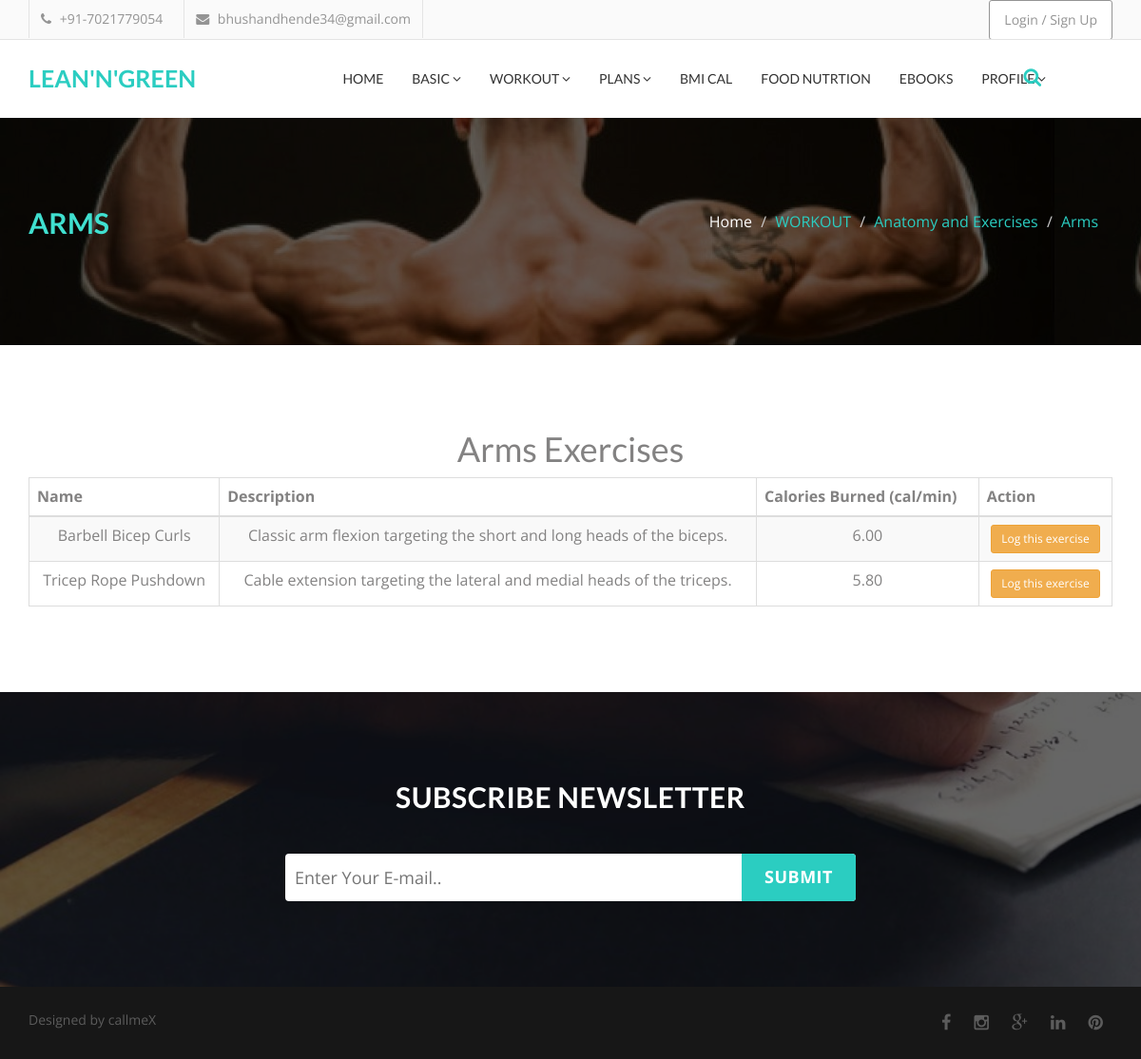
Page /Arms.php on the committed database.
### tables this page shows
CREATE TABLE `exercises` (
  `id` INT(11) NOT NULL AUTO_INCREMENT,
  `name` VARCHAR(150) NOT NULL,
  `muscle_group` VARCHAR(50) NOT NULL,
  `description` TEXT,
  `avg_calories_burned_per_min` DECIMAL(5,2) DEFAULT 8.00,
  PRIMARY KEY (`id`)
);

### Arms.php (the view, shortened to what this page needs)
<!DOCTYPE html>
<html lang="en">
  <head>
    <link href="assets/css/font-awesome.css" rel="stylesheet">
    <link href="assets/css/bootstrap.css" rel="stylesheet">
    <link rel="stylesheet" type="text/css" href="assets/css/slick.css"/>
    <link rel="stylesheet" href="assets/css/jquery.fancybox.css" type="text/css" media="screen" />
    <link rel="stylesheet" type="text/css" href="assets/css/animate.css"/>
    <link rel="stylesheet" type="text/css" href="assets/css/bootstrap-progressbar-3.3.4.css"/>
    <link id="switcher" href="assets/css/theme-color/default-theme.css" rel="stylesheet">
    <link href="style.css" rel="stylesheet">
  </head>
  <body>
  <?php
  include('nav.php');
  ?>
  <section id="single-page-header4">
    <div class="overlay">
      <div class="container">
        <div class="row">
          <div class="col-md-6 col-sm-6 col-xs-12">
            <div class="single-page-header-left">
              <h2>Arms</h2>
            </div>
          </div>
          <div class="col-md-6 col-sm-6 col-xs-12">
            <div class="single-page-header-right">
              <ol class="breadcrumb">
                <li><a href="#">Home</a></li>
                <li class="active">WORKOUT</li>
                <li class="active">Anatomy and Exercises</li>
                <li class="active">Arms</li>
              </ol>
            </div>
          </div>
        </div>
      </div>
    </div>
  </section>
  <section id="error">
    <div class="container">
      <div class="row">
        <div class="col-md-12">
          <div class="errror-page-area">
            <div class="error-content">
              <?php
              include('db.php');
                $query = "SELECT * FROM exercises WHERE muscle_group = 'Arms' ORDER BY name";
                $stmt = $pdo->prepare($query);
                $stmt->execute();
                $exercises = $stmt->fetchAll(PDO::FETCH_ASSOC);
                ?>
                <h1>Arms Exercises</h1>
                <div class="table-responsive">
                <table class="table table-bordered table-striped">
                  <thead>
                  <tr>
                    <th>Name</th>
                    <th>Description</th>
                    <th>Calories Burned (cal/min)</th>
                    <th>Action</th>
                  </tr>
                  </thead>
                  <tbody>
                  <?php foreach ($exercises as $exercise): ?>
                    <tr>
                      <td><?= htmlspecialchars($exercise['name']) ?></td>
                      <td><?= htmlspecialchars($exercise['description']) ?></td>
                      <td><?= htmlspecialchars($exercise['avg_calories_burned_per_min']) ?></td>
                      <td>
                        <?php
                          if (isset($_SESSION['id'])): ?>
                            <a href="log_exercise.php?exercise_id=<?= urlencode($exercise['id']) ?>&muscle_group=Arms"
                               class="btn btn-success btn-sm">
                              Log this exercise
                            </a>
                        <?php else: ?>
                            <button class="btn btn-warning btn-sm" onclick="alert('Login required to log this exercise!')">
                              Log this exercise
                            </button>
                        <?php endif; ?>
                      </td>
                    </tr>
                  <?php endforeach; ?>
                  </tbody>
                </table>
                </div>
            </div>
          </div>
        </div>
      </div>
    </div>
  </section>
  <?php include('footer.php'); ?>
  </body>
</html>

### assets/css/theme-color/default-theme.css (style rules this page uses)
.single-page-header-right .breadcrumb li { color: #2bcdc1; }

### style.css (style rules this page uses)
body { font-family: 'Open Sans', sans-serif; font-size: 16px; overflow-x: hidden !important; color: #838282; }
a { text-decoration: none; color: #2f2f2f; }
h1,h2,h3,h4,h5,h6 { font-family: 'Lato', sans-serif; }
h2 { color: #fff; font-size: 30px; font-weight: 700; line-height: 40px; margin: 0; padding-bottom: 10px; }
#single-page-header4 { background-attachment: fixed !important; background-image: url("assets/images/Back.jpg"); background-repeat: repeat; background-size: auto; color: #ffffff; display: inline; float: left; width: 100%; }
.overlay { background-color: rgba(0,0,0,0.6); padding: 90px 0; float: left; width: 100%; }
.single-page-header-left { display: inline; float: left; width: 100%; }
.single-page-header-left h2 { text-transform: uppercase; color: turquoise; }
.single-page-header-right { display: inline; float: left; width: 100%; }
.single-page-header-right .breadcrumb { background: transparent none repeat scroll 0 0; border-radius: 0; text-align: right; }
.single-page-header-right .breadcrumb li a { color: #fff; }
#error { display: inline; float: left; padding: 70px 0; width: 100%; }
.errror-page-area { display: inline; float: left; text-align: center; width: 100%; }
.error-content { display: inline; float: left; text-align: center; width: 100%; }

### rows in the picture
exercises: name "Barbell Bicep Curls", description "Classic arm flexion targeting the short and long heads of the biceps.", avg_calories_burned_per_min "6.00"
exercises: name "Tricep Rope Pushdown", description "Cable extension targeting the lateral and medial heads of the triceps.", avg_calories_burned_per_min "5.80"
